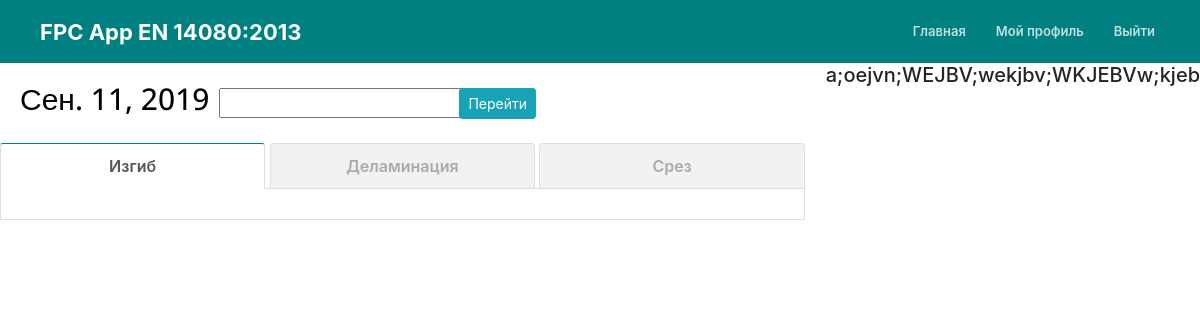
The app's page / (signed in), older data.
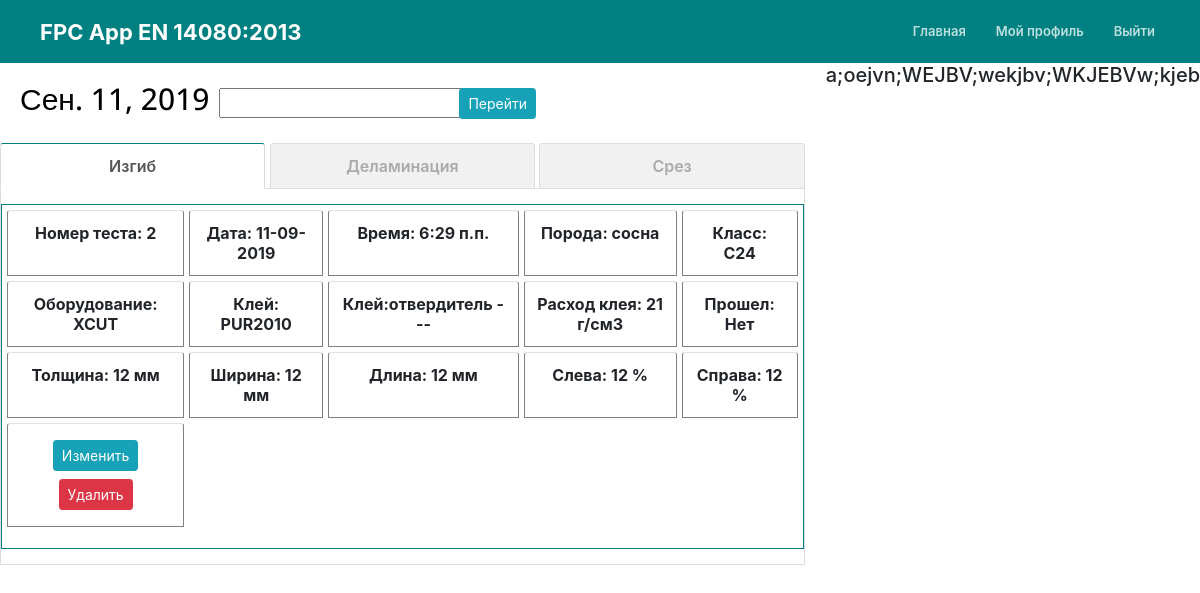
The same page, newer data.
### mainApp/models.py (models this page shows, shortened)
class TestLamella(models.Model):
	test_date = models.DateField()
	test_time = models.TimeField(blank=True, null=True, default=None)
	test_number = models.IntegerField(default=def_bt_test_number)
	equipment = models.CharField(max_length=100, default=def_bt_equipment)
	type_of_wood = models.ForeignKey(Wood_types, on_delete=models.PROTECT, null=True, related_name='TestLamella_fj_wood_type', default=def_bt_type_of_wood)
	strength_class = models.ForeignKey(strength_class_types, on_delete=models.PROTECT, null=True, related_name='TestLamella_strength_class', default=def_bt_strength_class)
	glue = models.CharField(max_length=100, default=def_bt_glue)
	glue_harderner_amount = models.CharField(max_length=100, blank=True, default=def_bt_glue_harderner_amount)
	lamellas_thickness = models.IntegerField(default=def_bt_lamellas_thickness)
	lamellas_width = models.IntegerField(default=def_bt_lamellas_width)
	lamellas_length = models.IntegerField(default=def_bt_lamellas_length)
	fj_length = models.IntegerField(default=def_bt_fj_length)
	fj_path = models.IntegerField(default=def_bt_fj_path)
	fj_gap = models.IntegerField(default=def_bt_fj_gap)
	fj_angle = models.IntegerField(default=def_bt_fj_angle)
	fj_orientation = models.CharField(max_length=100, choices=[('Пластевое', 'Пластевое'), ('Ребровое', 'Ребровое')], default=def_bt_fj_orientation)
	lamellas_left_moisture = models.IntegerField(default=def_bt_lamellas_left_moisture)
	lamellas_right_moisture = models.IntegerField(default=def_bt_lamellas_right_moisture)
	glue_pressure = models.FloatField(default=def_bt_glue_pressure)
	pressure_time = models.IntegerField(blank=True, null=True, default=def_bt_pressure_time)
	glue_use_amount = models.IntegerField(default=def_bt_glue_use_amount)
	glue_batch_number = models.CharField(max_length=100, default=def_bt_glue_batch_number)
	glue_expiration_date = models.DateField()
	lamellas_param = models.CharField(max_length=100, default=def_bt_lamellas_param)
	lamellas_took_person = models.ForeignKey(Person, on_delete=models.PROTECT, related_name='TestLamella_took_person', default=def_bt_lamellas_took_person)
	force_crash = models.FloatField()
	time_of_testing = models.IntegerField(blank=True, null=True)
	lamellas_strength = models.FloatField()
	passed = models.BooleanField(default=False)
	by_fj_crash = models.IntegerField()
	base_fj_crash = models.IntegerField()
	out_of_fj_crash = models.IntegerField()
	comment = models.TextField(blank=True)
	photo = models.ImageField(upload_to='uploads', blank=True)
	author = models.ForeignKey(User, blank=True, null=True, on_delete=models.CASCADE)

class Wood_types(models.Model):
	name = models.CharField(max_length=100)
	author = models.ForeignKey(User, blank=True, null=True, on_delete=models.CASCADE)
	def __str__(self):
		return self.name

class strength_class_types(models.Model):
	name = models.CharField(max_length=100)
	author = models.ForeignKey(User, blank=True, null=True, on_delete=models.CASCADE)
	def __str__(self):
		return self.name

### mainApp/views.py (the view)
# urls.py: path('', today_views.today, name='today'),
@login_required
def today(request):
	if request.method == 'POST':
		form = DateForm(request.POST)
		if form.is_valid():
			today_date = form.cleaned_data.get('need_date')
			return redirect('date_tests')
	else:
		form = DateForm()
		today_date = datetime.date.today()
		user = get_object_or_404(User, username=request.user.username)
	bendtests = TestLamella.objects.filter(test_date=today_date, author=user).order_by('test_number')
	delamination_tests = TestDelamination.objects.filter(test_date=today_date, author=user).order_by('test_number')
	shear_tests = TestShear.objects.filter(test_date=today_date, author=user).order_by('test_number')
	return render(request, 'mainApp/today.html', {'bendtests': bendtests, 'delaminationtests': delamination_tests,
		'sheartests': shear_tests, 'date': today_date, 'date_form': DateForm,})

### mainApp/templates/mainApp/today.html (shortened to what this page needs)
{% load static %}
{% load bootstrap4 %}
{% bootstrap_css %}
<!DOCTYPE html>
<html>
<head lang="ru">
    <link rel="stylesheet" type="text/css" href="{% static 'mainApp/style.css' %}" />
	<link rel="stylesheet" href="https://stackpath.bootstrapcdn.com/bootstrap/4.2.1/css/bootstrap.min.css">
    <link href="https://stackpath.bootstrapcdn.com/font-awesome/4.7.0/css/font-awesome.min.css" rel="stylesheet">
    <link rel="stylesheet" href="https://cdnjs.cloudflare.com/ajax/libs/tempusdominus-bootstrap-4/5.1.2/css/tempusdominus-bootstrap-4.min.css" />
</head>
<body>
<header class="site__header">
	<div class="container">
		<div class="header__inner">
			<div class="header__logo">
				<a id="logo" href="/">FPC App EN 14080:2013</a>
			</div>
			<nav id="nav">
				<a id="nav__link" href="{% url 'today' %}">Главная</a>
				{% if user.is_authenticated %}
				<a id="nav__link" href="{% url 'profile' %}">Мой профиль</a>
				<a id="nav__link" href="{% url 'logout' %}">Выйти</a>
				{% else %}
				<a id="nav__link" href="{% url 'login' %}">Войти</a>
				<a id="nav__link" href="{% url 'register' %}">Регистрация</a>
				{% endif %}
			</nav>
		</div>
	</div>
</header>
<div class="intro">
	<div class="work__window">
		<div class="work__place">
            <div class='dates'>
				<div id="date"><h5 id="date">{{ date }}</h5></div>
				<dir class="date__form">
					<form method="POST" class="form__input"  action="{% url 'date_tests' %}">
	                {{ date_form.need_date }}
	                </dir>
	                <dir class="but">
	                <button class="btn btn-info btn-sm" type="submit">Перейти</button></dir>
			</div>
			<div class="tabs">
				    	<label for="tab1">Изгиб</label>
				    	<label for="tab2">Деламинация</label>
				    	<label for="tab3">Срез</label>
			    <section id="content-tab1">
                        {% for test in bendtests %}
                        <div class="test_item">
                        <table class="table">
                        	<tr>
	                            <th>Номер теста: {{ test.test_number }}</th>
	                            <th>Дата: {{ test.test_date|date:"d-m-Y" }}</th>
	                            {% if test.test_time %}
	                            <th>Время: {{ test.test_time }}</th>
	                            {% else %}
	                            <th>Время: ---</th>
	                            {% endif %}
	                            <th>Порода: {{ test.type_of_wood }}</th>
	                            <th>Класс: {{ test.strength_class }}</th>
                            </tr>
                            <tr>
                            	<th>Оборудование: {{ test.equipment }}</th>
                            	<th>Клей: {{ test.glue }}</th>
                            	{% if test.glue_harderner_amount %}
	                            <th>Клей:отвердитель {{ test.glue_harderner_amount }}</th>
	                            {% else %}
	                            <th>Клей:отвердитель  ---</th>
	                            {% endif %}
	                            <th>Расход клея: {{ test.glue_use_amount }} г/см3</th>
	                             {% if test.passed %}
	                            <th>Прошел: Да</th>
	                            {% else %}
	                            <th>Прошел: Нет</th>
	                            {% endif %}
                            </tr>
                            <tr>
                            	<th>Толщина: {{ test.lamellas_thickness }} мм</th>
                            	<th>Ширина: {{ test.lamellas_width }} мм</th>
                            	<th>Длина: {{ test.lamellas_length }} мм</th>
                            	<th>Слева: {{ test.lamellas_left_moisture }} %</th>
                            	<th>Справа: {{ test.lamellas_right_moisture }} %</th>
                            </tr>
                            <th><a class="btn btn-info btn-sm mt-1 mb-1" href="{% url 'bend-test-update' test.id %}">Изменить</a>
                            <a class="btn btn-danger btn-sm mt-1 mb-1" href="{% url 'bend-test-delete' test.id %}">Удалить</a></th>
                        </table>
                        </div>
                        {% endfor %}
			    </section>
			</div>
		</div>
		<div class="sidebar">
			<h5>a;oejvn;WEJBV;wekjbv;WKJEBVw;kjeb</h5>
		</div>
	</div>
</div>
</body>
</html>

### mainApp/static/mainApp/style.css (style rules this page uses)
body { margin: 0; font-family: 'Open Sans', sans-serif; font-size: 14px; color: #ddd; }
*, *:before, *:after { box-sizing: border-box; }
.container { display: flex; width: 100%; margin: 0 0; padding: 0; height: 100%; }
.site__header { width: 100%; height: 63px; background: #008080; position: absolute; top: 0; left: 0; z-index: 1000; }
.header__inner { display: flex; justify-content: space-between; align-items: center; width: 100%; flex-wrap: nowrap; }
.header__logo { width: 100%; height: 100%; }
#logo { position: absolute; padding-top: 16px; left: 40px; font-size: 22px; font-weight: 700; color: #fff; text-decoration: none; }
#nav { display: flex; font-size: 13px; font-weight: 600; }
#nav__link { color: #fff; text-decoration: none; opacity: .75; margin-left: 30px; white-space: nowrap; }
#nav__link:first-child { margin-left: 0; }
.intro { height: 750px; padding-top: 63px; }
.work__window { display: flex; flex-flow: row; flex-wrap: nowrap; flex-direction: row; height: 100%; }
.work__place { flex: 3; display: flex; flex-direction: column; }
.dates { display: flex; height: 80px; align-items: center; }
.sidebar { flex: 1; padding-left: 30px; }
#date { font-family: 'Open Sans', sans-serif; font-size: 30px; font-weight: 500; color: #000000; padding-left: 10px; white-space: nowrap; }
.date__form { display: flex; padding: 13px 0; margin: 0 0; width: 250px; }
.form__input { padding: 0 10px; margin: 0; }
.but { padding: 0; }
.tabs { width: 100%; padding: 0; margin: 0; white-space: nowrap; }
.tabs>section { display: none; padding: 15px 0; background: #fff; margin-right: -9px; border: 1px solid #ddd; }
.tabs>label { width: 33.333%; flex: 1; margin: 0 0 -1px; padding: 10px 0; font-weight: 600; text-align: center; color: #aaa; border: 0px solid #ddd; border-width: 1px 1px 1px 1px; background: #f1f1f1; border-radius: 3px 3px 0 0; }
.tabs>label:before { font-family: fontawesome; font-weight: normal; margin-right: 10px; }
.tabs>input:checked+label { color: #555; border-top: 1px solid #008080; border-bottom: 1px solid #fff; background: #fff; }
#tab1:checked~#content-tab1, #tab2:checked~#content-tab2, #tab3:checked~#content-tab3, #tab4:checked~#content-tab4 { display: block; }
.test_item { border: 1px solid #008080; }
.table { border-collapse: separate; border-spacing: 5px; text-align: center; margin: 0 0; ro }
th, tr { margin: 0 0; border: 1px solid grey; border-radius: 3px 3px 0 0; padding: 0 0; }

Row changes from the older to the newer data that the page shows:
added TestLamella: test_number "2", test_date "11-09-2019", test_time "6:29 п.п.", type_of_wood "сосна", strength_class "C24", equipment "XCUT", glue "PUR2010", glue_harderner_amount "Клей:отвердитель ---", glue_use_amount "21", passed "Прошел: Нет", lamellas_thickness "12", lamellas_width "12", lamellas_length "12", lamellas_left_moisture "12", lamellas_right_moisture "12"
